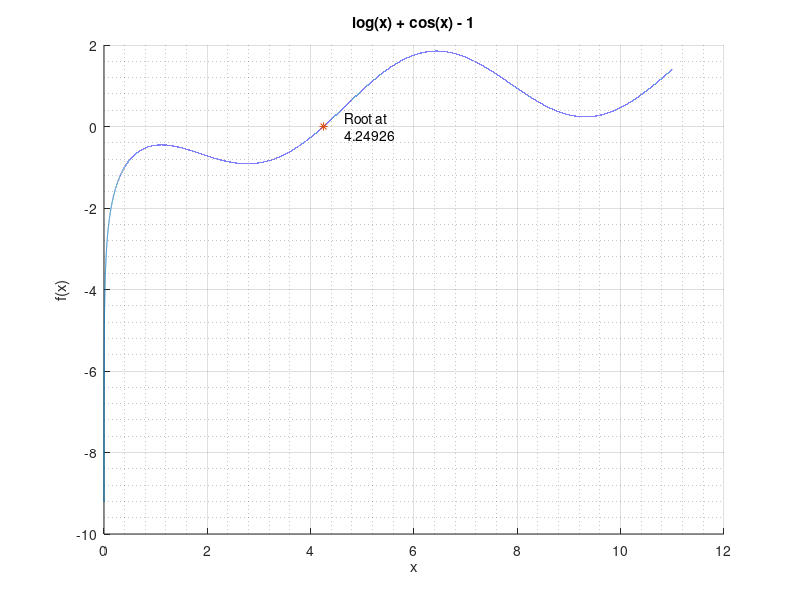

The MATLAB source for this figure:
%% Task 2
%Locate roots of the root(s) of the function 
%and label them in the figure.

%We Define the Function
f = @(x) log(x) + cos(x) - 1;

% following is the plotting from task 1 for visualisation
% adding title
title('log(x) + cos(x) - 1') 
% adding labels
xlabel('x') 
ylabel('f(x)')

hold on 

grid on
grid minor

x = [0:0.0001:11];
plot(x,f(x))



%We find the root using fzero and store it
%there exists one root in (0, inf).
root = fzero(f,3);

% plot root point
plot(root,f(root),'*') 

% label root point
label = {'Root at ',root};
% coordinates to display text
%Precision here is chosen to be 10^(-4)
text(4.65,0.0001,label) 

